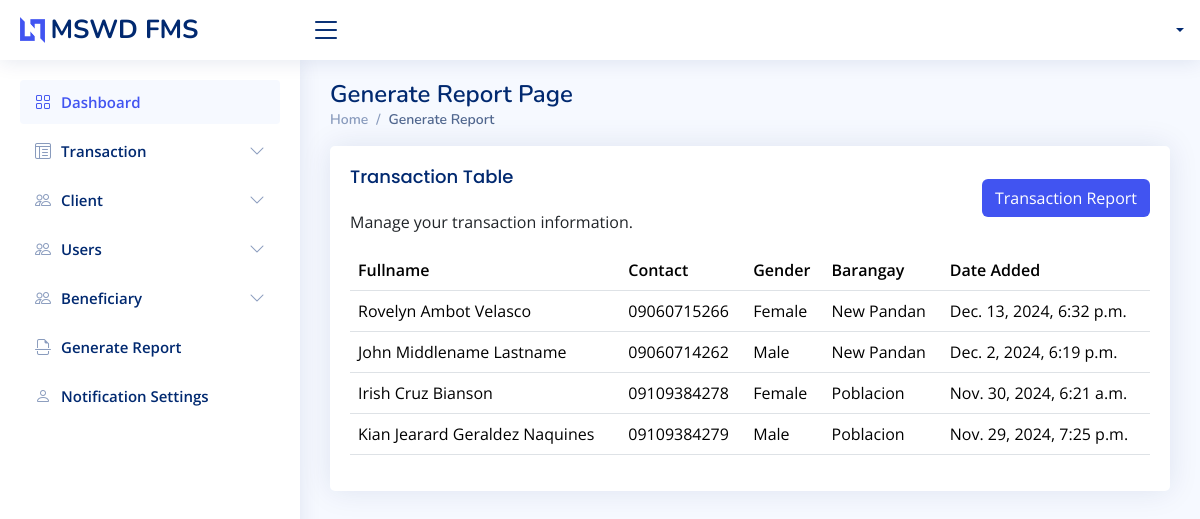
/report/, run on an earlier commit of the app's database.
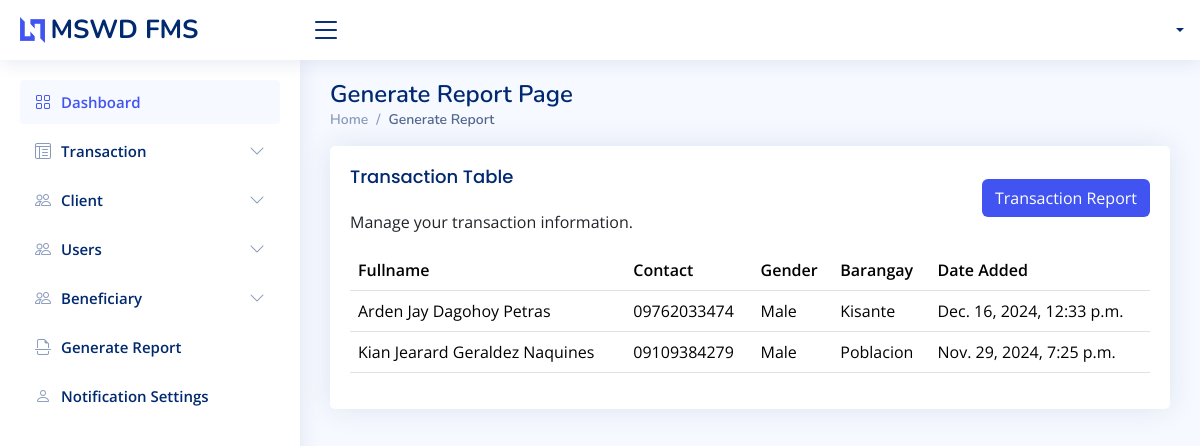
And on a later commit of the database.
### app/models.py (models this page shows, shortened)
class Assistance(models.Model):
    ASSISTANCE_TYPE = (
        ('Medical', 'Medical'),
        ('Education', 'Education'),
        ('Burial', 'Burial'),
    )
    client = models.ForeignKey(
        "Client", related_name="assistances", on_delete=models.CASCADE
    )
    assistance_type = models.CharField(max_length=100, choices=ASSISTANCE_TYPE)
    amount = models.DecimalField(max_digits=10, default=7000, decimal_places=2, null=True, blank=True)
    is_notified = models.BooleanField(default=False, null=True, blank=True)
    is_claimed = models.BooleanField(default=False, null=True, blank=True)
    is_ready = models.BooleanField(default=False, null=True, blank=True)
    date_provided = models.DateField(auto_now_add=False, null=True, blank=True)
    date_added = models.DateTimeField(auto_now_add=True)
    class Meta:
        verbose_name = 'Assistance'
        verbose_name_plural = 'Assistance'

class Client(models.Model):
    MARITAL_STATUS = (
        ("Single", "Single"),
        ("Married", "Married"),
        ("Divorced", "Divorced"),
        ("Widowed", "Widowed"),
        ("Annulled", "Annulled"),
    )
    CLIENT_TYPE = (
        ("Senior Citizen", "Senior Citizen"),
        ("Family Solo Parent", "Family Solo Parent"),
        ("PWD", "PWD"),
    )
    first_name = models.CharField(max_length=50, unique=False, db_index=True)
    middle_name = models.CharField(max_length=50, unique=False, db_index=True, blank=True, null=True, help_text="Optional middle name")
    last_name = models.CharField(max_length=50, unique=False, db_index=True)
    contact_number = models.CharField(max_length=50, unique=True, db_index=True)
    gender = models.CharField(
        max_length=10, db_index=True, choices=(("Male", "Male"), ("Female", "Female"))
    )
    marital_status = models.CharField(
        max_length=50, db_index=True, choices=MARITAL_STATUS
    )
    birth_date = models.DateField(auto_now_add=False, null=False, db_index=True)
    barangay = models.CharField(max_length=255, null=False, db_index=True)
    address = models.TextField(max_length=255, null=False)
    client_type = models.CharField(max_length=50, choices=CLIENT_TYPE)
    date_added = models.DateTimeField(auto_now_add=True)
    who_will_claim = models.CharField(max_length=255, null=True, blank=True)
    def get_fullname(self):
        middle_initial = (
            self.middle_name.split()[0].capitalize() if self.middle_name else ""
        )
        return f"{self.first_name} {middle_initial} {self.last_name}".strip()
    class Meta:
        verbose_name = 'Client'
        verbose_name_plural = 'Clients'

### app/views.py (the view, shortened to what this page needs)
# urls.py: path('report/', GenerateReportView.as_view(), name="report"),
class GenerateReportView(View):
    template_name = "report.html"
    def get(self, request):
        context = {}
        query_barangay = Client.objects.values("barangay").distinct()
        query_assistance = Assistance.objects.all().order_by("-date_added")
        context["assistance"] = query_assistance
        context["barangay"] = query_barangay
        return render(request, self.template_name, context)

### app/templates/report.html (shortened to what this page needs)
{% extends './includes/base.html' %}
{% block content %}
<div class="pagetitle">
    <h1>Generate Report Page</h1>
    <nav>
        <ol class="breadcrumb">
            <li class="breadcrumb-item">
                <a href="{% url 'dashboard' %}">Home</a>
            </li>
            <li class="breadcrumb-item active">Generate Report</li>
        </ol>
    </nav>
</div>
<section class="section">
    <div class="row">
        <div class="col-lg-12">
            <div class="card">
                <div class="card-body">
                    <div class="d-flex justify-content-between align-items-center">
                        <div>
                            <h5 class="card-title">Transaction Table</h5>
                            <p>Manage your transaction information.</p>
                        </div>
                        <button
                            type="button"
                            class="btn bg-custom"
                            data-bs-toggle="modal"
                            data-bs-target="#transaction"
                        >Transaction Report</button>
                    </div>
                    <div class="table-responsive">
                        <table class="table datatable">
                            <thead>
                                <tr>
                                    <th>Fullname</th>
                                    <th>Contact</th>
                                    <th>Gender</th>
                                    <th>Barangay</th>
                                    <th>Date Added</th>
                                </tr>
                            </thead>
                            <tbody>
                                {% for item in assistance %}
                                <tr>
                                    <td>{{ item.client.get_fullname }}</td>
                                    <td>{{ item.client.contact_number }}</td>
                                    <td>{{ item.client.gender }}</td>
                                    <td>{{ item.client.barangay }}</td>
                                    <td>{{ item.date_added }}</td>
                                </tr>
                                {% endfor %}
                            </tbody>
                        </table>
                    </div>
                </div>
            </div>
        </div>
    </div>
</section>
{% endblock %}

What changed in the data, as far as the page shows it:
removed Assistance: client.get_fullname "Rovelyn Ambot Velasco", client.contact_number "09060715266", client.gender "Female", client.barangay "New Pandan", date_added "Dec. 13, 2024, 6:32 p.m."
removed Assistance: client.get_fullname "John Middlename Lastname", client.contact_number "09060714262", client.gender "Male", client.barangay "New Pandan", date_added "Dec. 2, 2024, 6:19 p.m."
removed Assistance: client.get_fullname "Irish Cruz Bianson", client.contact_number "09109384278", client.gender "Female", client.barangay "Poblacion", date_added "Nov. 30, 2024, 6:21 a.m."
added Assistance: client.get_fullname "Arden Jay Dagohoy Petras", client.contact_number "09762033474", client.gender "Male", client.barangay "Kisante", date_added "Dec. 16, 2024, 12:33 p.m."
